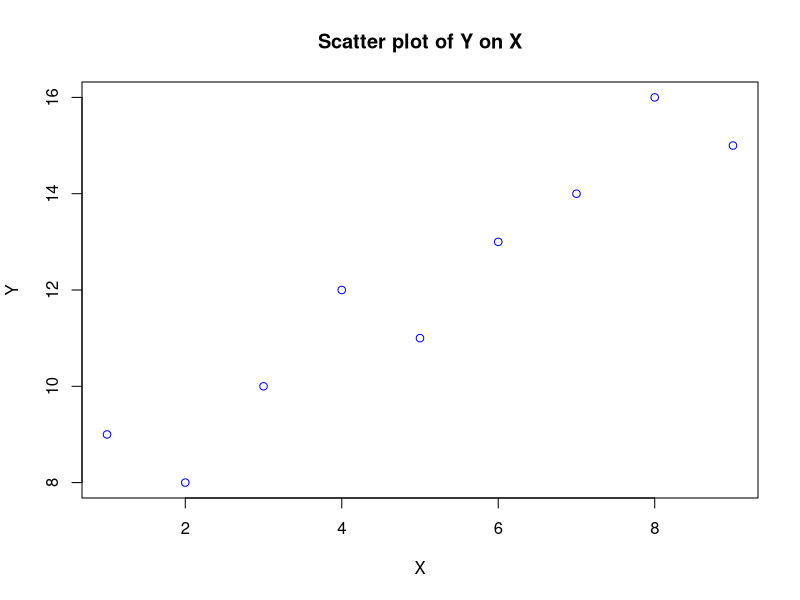

Recreate this plot in R. (Note: this script raises an error after producing the figure.)
#SETA
#Question-1
X <- c(1, 2, 3, 4, 5, 6, 7, 8, 9)
Y <- c(9, 8, 10, 12, 11, 13, 14, 16, 15)
mean_X <- mean(X)
mean_Y <- mean(Y)
mean_X
mean_Y
sd_X <- sd(X)
sd_Y <- sd(Y)
sd_X
sd_Y
cov_XY <- cov(X, Y)
cov_XY
cor_XY <- cor(X, Y)
cor_XY
plot(X, Y, main = "Scatter plot of Y on X", xlab = "X", ylab = "Y",col = "blue")
regression1=lm(Y~x)
abline(regression1, col = "red")

#Question-2
sample1 <- c(24, 27, 26, 21, 25)
sample2 <- c(27, 30, 28, 31, 22, 36)
t_test_result <- t.test(sample1, sample2)
cv <- t_test_result$statistic
tv <- qt(0.975, df = length(sample1) + length(sample2) - 2)
if(cv <= tv) {
  print("Accept Ho: The means of the two samples are not significantly different.")
} else {
  print("Reject Ho: The means of the two samples are significantly different.")
}

#Question-3
x1 <- c(9, 17, 15, 21, 16, 18, 16, 14)
x2 <- c(15, 14, 15, 19, 15, 18, 16, 20)
x1b <- mean(x1)
x2b <- mean(x2)
n1 <- length(x1)
n2 <- length(x2)
nu1 <- n1 - 1
nu2 <- n2 - 1
s12 <- var(x1)
s22 <- var(x2)
F <- s12 / s22
alpha <- 0.05
tfv <- qf(1 - alpha/2, nu1, nu2)
tfv
if (F >= tfv) {
  print("Reject Ho: The variances are significantly different.")
} else {
  print("Accept Ho: The variances are not significantly different.")
}


#SETB
#Question-1
n <- 10
p <- 0.5
n
p
x <- 0:n 
fx <- dbinom(x, n, p)
data.frame("Prob" = fx, row.names = x)
Fx <- pbinom(x, n, p)
data.frame("Cum-Prob" = Fx, row.names = x)
plot(x, fx, type = 'h', xlab = "x", ylab = "f[x]", main = "pdf-Binomial")
plot(x, Fx, type = 'h', xlab = "y", ylab = "F[x]", main = "cdf-Binomial")
prob_at_most_5 <- pbinom(5, size = n, prob = p)
prob_between_3_and_6 <- diff(pbinom(c(3, 6), size = n, prob = p))
prob_between_3_and_6_inclusive <- pbinom(6, size = n, prob = p) - pbinom(2, size = n, prob = p)
prob_at_least_5 <- 1 - pbinom(4, size = n, prob = p)

#Question-2
x1 <- 1234  
x2 <- 1036  
s1 <- 36   
s2 <- 40    
n1 <- 8     
n2 <- 7    
alpha <- 0.05 
z <- (x1 - x2) / sqrt((s1^2 / n1) + (s2^2 / n2))
z_alpha <- qnorm(1 - alpha)
if (z < z_alpha) {
  print("Accept H0")
} else {
  print("Reject H0")
}

#Question-3
n <- 5
alpha <- 0.05
N <- 256
P <- 0.5
x <- 0:n
obf <- c(5, 35, 75, 84, 45, 12) 
exf <- (dbinom(x, n, P) * N)  
sum(obf)
sum(exf)
chisq <- sum((obf - exf)^2 / exf)
cv <- chisq
cv
tv <- qchisq(1 - alpha, n)
tv
if (cv <= tv) {
  print("Accept H0/Fit is good")
} else {
  print("Reject H0/Fit is not good")
}


#SETC
#Question-3
x1 <- c(19, 17, 15, 21, 16, 18, 16, 14, 19, 20)
x1b <- mean(x1) 
x2 <- c(15, 14, 15, 19, 15, 18, 16, 20, 22, 19) 
x2b <- mean(x2)
d <- x1 - x2  
n <- length(d)
db <- mean(d)  
s2 <- sum((d - db)^2)
s <- sqrt(s2) 
cvt <- db / (s / sqrt(n))  
alpha <- 0.05
nu <- n - 1  
tv <- qt(1 - alpha / 2, nu)  
if (abs(cvt) <= tv) {
  print("Accept Ho")
} else {
  print("Reject Ho")
}

#Question-1
mean_time <- 20
sd_time <- 5
less_than_15 <- pnorm(15, mean = mean_time, sd = sd_time)
more_than_25 <- 1 - pnorm(25, mean = mean_time, sd = sd_time)
between_15_and_25 <- pnorm(25, mean = mean_time, sd = sd_time) - pnorm(15, mean = mean_time, sd = sd_time)
less_than_15
more_than_25
between_15_and_25
x <- seq(mean_time - 10, mean_time + 10, by = 0.1)
pdf <- dnorm(x, mean = mean_time, sd = sd_time)
plot(x, pdf, type = "l", xlab = "x", ylab = "f(x)", main = "Normal pdf")
grid()

#Question-2
observed_A <- 400
n_A <- 100
observed_B <- 400
n_B <- 800
prop_A <- observed_A / n_A
prop_B <- observed_B / n_B
expected_A <- n_A * prop_B
expected_B <- n_B * prop_A
chi_squared <- ((observed_A - expected_A)^2 / expected_A) + ((observed_B - expected_B)^2 / expected_B)
df <- 1  # for a 2x2 contingency table
p_value <- pchisq(chi_squared, df, lower.tail = FALSE)
chi_squared
df
p_value
if (p_value < 0.05) {
  cat("There is significant evidence to reject the null hypothesis. There is a significant difference between the proportions of wheat consumers in town A and town B.\n")
} else {
  cat("There is not enough evidence to reject the null hypothesis. There is no significant difference between the proportions of wheat consumers in town A and town B.\n")
}
